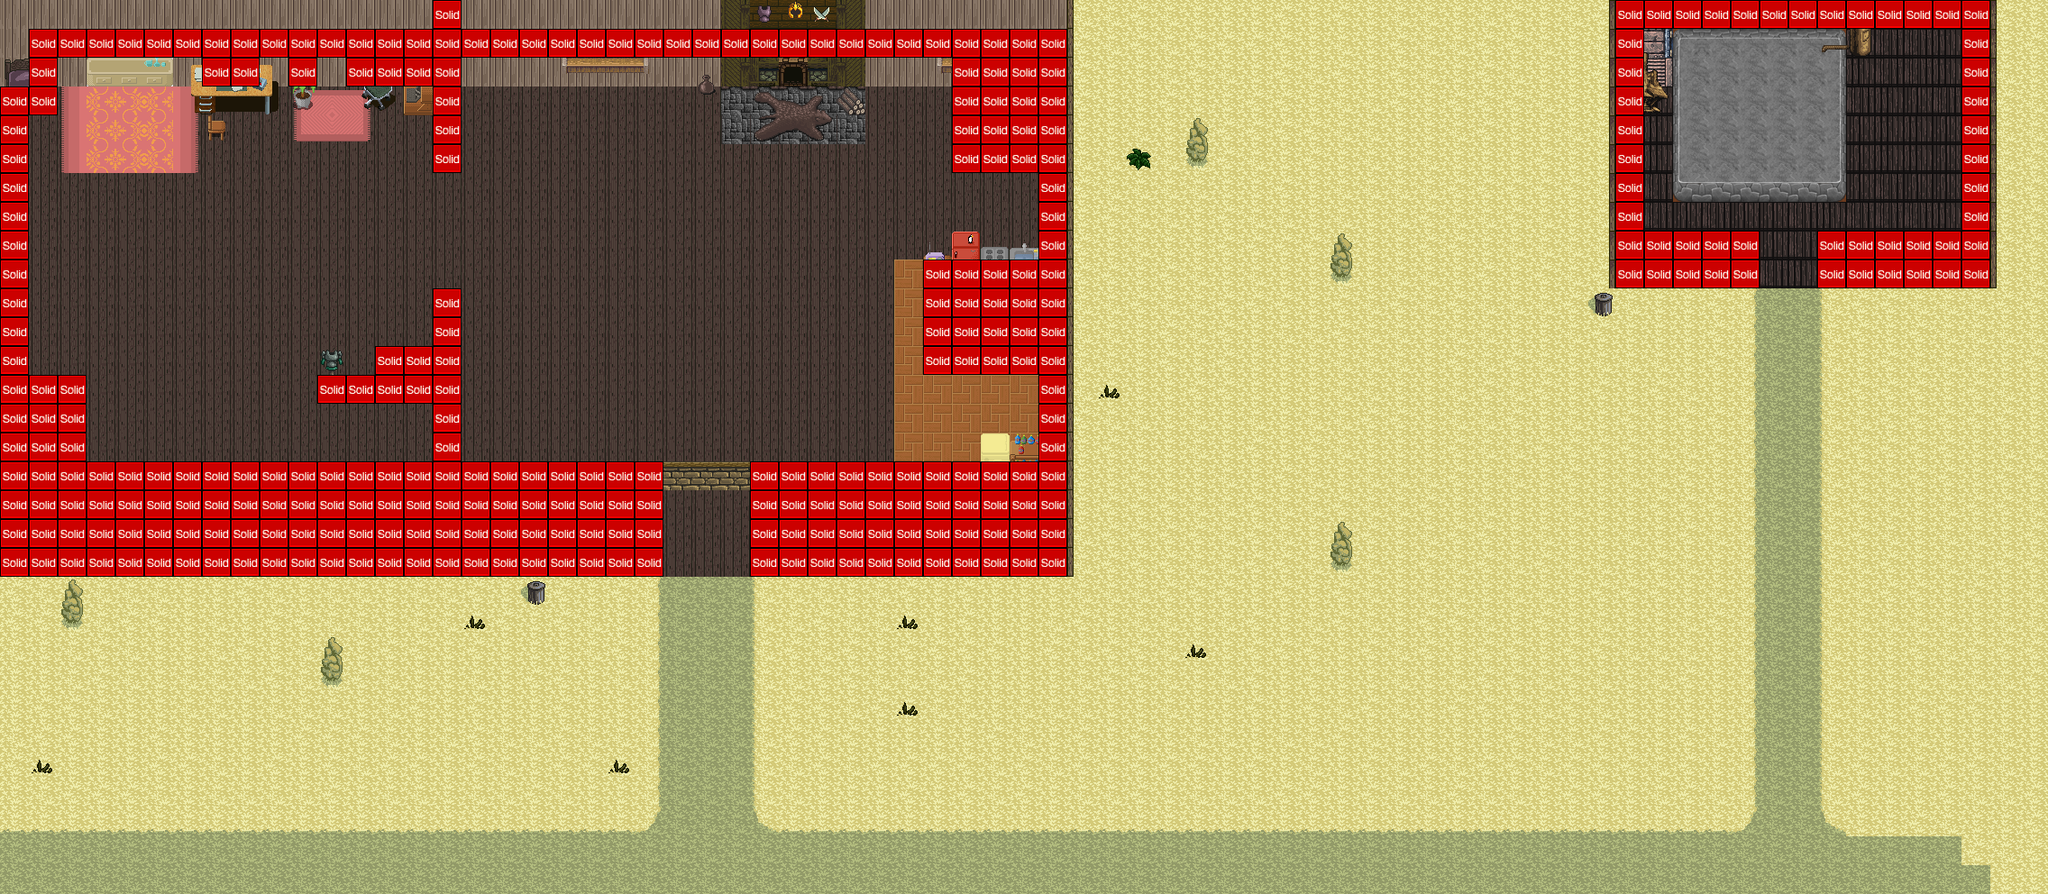

This game map was drawn from its Tiled (.tmx) file and the tilesets committed beside it. A one-line description and the trimmed map source follow:
An orthogonal 71x31 tile map with 32x32 px tiles, 7 tile layers (bg, bg2, bg3, bg4, ...), 2 tilesets and 6 objects (2x hugger, 2x shooter, player, pusher).

<map version="1.0" orientation="orthogonal" width="71" height="31" tilewidth="32" tileheight="32">
 <tileset firstgid="1" name="collision_tiles" tilewidth="32" tileheight="32">
  <image source="metatiles35x35.png" width="192" height="32" />
  <tile id="0">
   <properties>
    <property name="type" value="solid" />
   </properties>
  </tile>
 </tileset>
 <tileset firstgid="7" name="hyposis_tileset" tilewidth="32" tileheight="32">
  <image source="hyposis_tileset.png" width="4200" height="1056" />
 </tileset>
 <layer name="bg" width="71" height="31">
  <data>[2201 cells, 2201 non-empty, 9 distinct tile ids]</data>
 </layer>
 <layer name="bg2" width="71" height="31">
  <data>[2201 cells, 594 non-empty, 71 distinct tile ids]</data>
 </layer>
 <layer name="bg3" width="71" height="31">
  <data>[2201 cells, 85 non-empty, 58 distinct tile ids]</data>
 </layer>
 <layer name="bg4" width="71" height="31">
  <data>[2201 cells, 27 non-empty, 27 distinct tile ids]</data>
 </layer>
 <objectgroup name="player" width="71" height="31">
  <object name="player" x="192" y="247" width="51" height="54" />
 </objectgroup>
 <objectgroup name="baddies" width="71" height="31">
  <object name="pusher" x="2113" y="132" width="32" height="32">
   <properties>
    <property name="direction" value="right" />
    <property name="range" value="300" />
    <property name="speed" value="5.8" />
   </properties>
  </object>
  <object name="hugger" x="914" y="918" width="32" height="32" />
  <object name="hugger" x="1680" y="552" width="32" height="32" />
  <object name="shooter" x="990" y="124" width="56" height="56" />
  <object name="shooter" x="2130" y="882" width="56" height="56" />
 </objectgroup>
 <layer name="fg" width="71" height="31">
  <data>[2201 cells, 164 non-empty, 16 distinct tile ids]</data>
 </layer>
 <layer name="fg2" width="71" height="31">
  <data>[2201 cells, 0 non-empty, 0 distinct tile ids]</data>
 </layer>
 <layer name="collision" width="71" height="31">
  <data>[2201 cells, 307 non-empty, 1 distinct tile ids]</data>
 </layer>
</map>